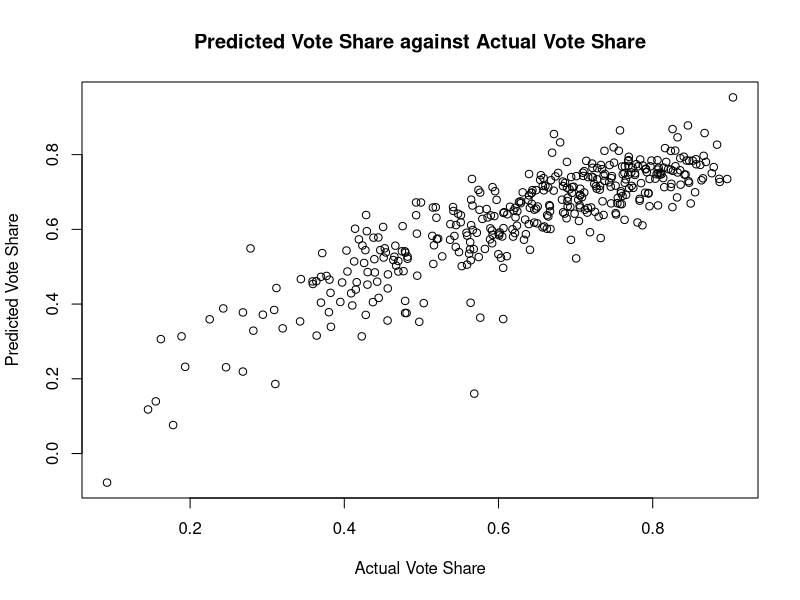
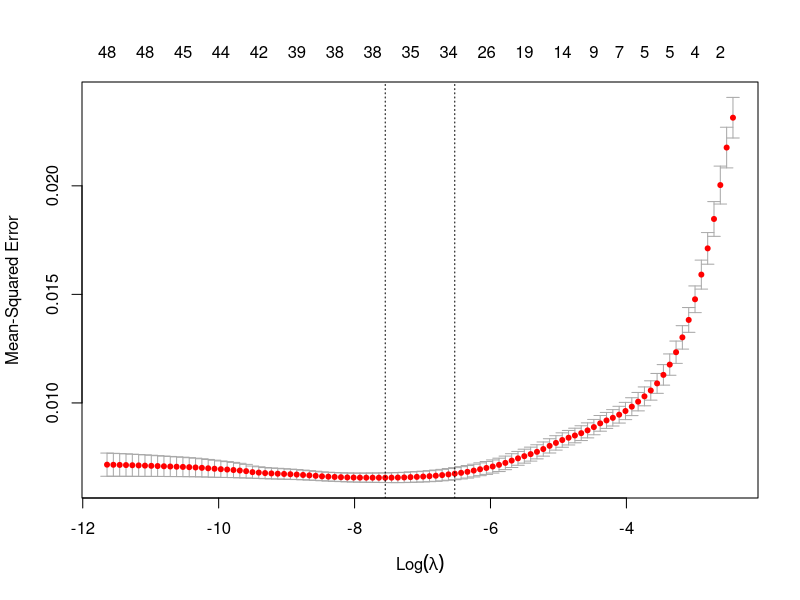

Source code (R) for these figures, in order:
## ----setup, include=FALSE---------------------------------------------------------------------------------------------------------------------------
knitr::opts_chunk$set(echo = TRUE)

rm(list = ls(all.names = TRUE))

## ----1.1--------------------------------------------------------------------------------------------------------------------------------------------

library(matrixStats)
library(ggplot2)
library(glmnet)
library(e1071)

house_votes = read.csv("house_votes.csv")

taxbill_vote = data.frame(tapply(house_votes$outcome, house_votes$democrat, FUN=sum))

colnames(taxbill_vote) = "Votes"
rownames(taxbill_vote) = c("Republican", "Democrat")

num_repub = sum(house_votes$republican)
num_democ = sum(house_votes$democrat)



## ----1.2--------------------------------------------------------------------------------------------------------------------------------------------

repub_house_votes = house_votes[house_votes$republican == 1, ]

set.seed(02139)

training_data_idxs = sort(sample(c(1:203), 160, replace = FALSE)) #finding random sample indices for data set
                               
training_data = repub_house_votes[training_data_idxs,] 
test_data = repub_house_votes[-training_data_idxs,]

predictors = training_data[,c(499:657)]
test_data_p = test_data[,c(499:657)] #same subsetted columns as training data predictors



## ----1.3--------------------------------------------------------------------------------------------------------------------------------------------

combined_matrix = cbind(training_data$outcome, predictors)

ols_model = lm(combined_matrix$`training_data$outcome` ~. , data = combined_matrix)

print(paste("The unadjusted R^2 for the data is 0.894."))



## ----1.4--------------------------------------------------------------------------------------------------------------------------------------------

yhat_ols = predict(ols_model, newdata = test_data_p)
Y_vote_ols = c()
Y_vote_ols[which(yhat_ols >= 0.5)] = 1
Y_vote_ols[which(yhat_ols < 0.5)] = 0

size = length(yhat_ols)

matches_ols = data.frame(Match=integer(size), TruePositive=integer(size), TrueNegative=integer(size), FalsePositive=integer(size), FalseNegative=integer(size)) #creating a data frame to keep track of all of the information


for (idx in 1:size){
  
  if (Y_vote_ols[idx] == test_data$outcome[idx]){ #checking for matches
    matches_ols[idx, "Match"] = 1  
    
    if ((test_data$outcome[idx] == 1) && (Y_vote_ols[idx] == 1)){ #checking for true positive
      matches_ols[idx, "TruePositive"] = 1
    }
    if ((test_data$outcome[idx] == 0) && (Y_vote_ols[idx] == 0)){ #checking for true negative
      matches_ols[idx, "TrueNegative"] = 1
    }
  }
  else{
    matches_ols[idx, "Match"] = 0 # non-matches
    
    if ((test_data$outcome[idx] == 0) && (Y_vote_ols[idx] == 1)){ #checking for false positive
      matches_ols[idx, "FalsePositive"] = 1
      
    }
    if ((test_data$outcome[idx] == 1) && (Y_vote_ols[idx] == 0)){ #checking for false negative
      matches_ols[idx, "FalseNegative"] = 1
      
    }
  }
}

num_correct_pred_ols = sum(matches_ols$Match)
precision = sum(matches_ols$TruePositive)/(sum(matches_ols$TruePositive) + sum(matches_ols$FalsePositive))
recall = sum(matches_ols$TruePositive)/(sum(matches_ols$TruePositive) + sum(matches_ols$FalseNegative))
F1 = 2/((1/precision)+(1/recall))

print(paste("Precision: ", toString(precision)))
print(paste("Recall: ", toString(recall)))
print(paste("F1: ", toString(F1)))



## ----1.5--------------------------------------------------------------------------------------------------------------------------------------------

#implementing support vector machine
svm_model = svm(predictors, training_data$outcome, kernel ="radial")

yhat_svm = predict(svm_model, test_data_p)
Y_vote_svm = c()
Y_vote_svm[which(yhat_svm >= 0.5)] = 1
Y_vote_svm[which(yhat_svm < 0.5)] = 0

size = length(yhat_svm)

matches_svm = data.frame(Match=integer(size), TruePositive=integer(size), TrueNegative=integer(size), FalsePositive=integer(size), FalseNegative=integer(size))


for (idx in 1:size){
  
  if (Y_vote_svm[idx] == test_data$outcome[idx]){
    matches_svm[idx, "Match"] = 1
    
    if ((test_data$outcome[idx] == 1) && (Y_vote_svm[idx] == 1)){
      matches_svm[idx, "TruePositive"] = 1
    }
    if ((test_data$outcome[idx] == 0) && (Y_vote_svm[idx] == 0)){
      matches_svm[idx, "TrueNegative"] = 1
    }
  }
  else{
    matches_svm[idx, "Match"] = 0
    
    if ((test_data$outcome[idx] == 0) && (Y_vote_svm[idx] == 1)){
      matches_svm[idx, "FalsePositive"] = 1
      
    }
    if ((test_data$outcome[idx] == 1) && (Y_vote_svm[idx] == 0)){
      matches_svm[idx, "FalseNegative"] = 1
      
    }
  }
}


## ----1.6--------------------------------------------------------------------------------------------------------------------------------------------
num_correct_pred_svm = sum(matches_svm$Match)
precision = sum(matches_svm$TruePositive)/(sum(matches_svm$TruePositive) + sum(matches_svm$FalsePositive))
recall = sum(matches_svm$TruePositive)/(sum(matches_svm$TruePositive) + sum(matches_svm$FalseNegative))
F1 = 2/((1/precision)+(1/recall))

print(paste("Precision: ", toString(precision)))
print(paste("Recall: ", toString(recall)))
print(paste("F1: ", toString(F1)))



## ----1.7--------------------------------------------------------------------------------------------------------------------------------------------
library(randomForest)
rF_model = randomForest(predictors, training_data$outcome, kernel ="radial")

yhat_rF = predict(rF_model, test_data_p)
Y_vote_rF = c()
Y_vote_rF[which(yhat_rF >= 0.5)] = 1
Y_vote_rF[which(yhat_rF < 0.5)] = 0

size = length(yhat_rF)

matches_rF = data.frame(Match=integer(size), TruePositive=integer(size), TrueNegative=integer(size), FalsePositive=integer(size), FalseNegative=integer(size))


for (idx in 1:size){
  
  if (Y_vote_rF[idx] == test_data$outcome[idx]){
    matches_rF[idx, "Match"] = 1
    
    if ((test_data$outcome[idx] == 1) && (Y_vote_rF[idx] == 1)){
      matches_rF[idx, "TruePositive"] = 1
    }
    if ((test_data$outcome[idx] == 0) && (Y_vote_rF[idx] == 0)){
      matches_rF[idx, "TrueNegative"] = 1
    }
  }
  else{
    matches_rF[idx, "Match"] = 0
    
    if ((test_data$outcome[idx] == 0) && (Y_vote_rF[idx] == 1)){
      matches_rF[idx, "FalsePositive"] = 1
      
    }
    if ((test_data$outcome[idx] == 1) && (Y_vote_rF[idx] == 0)){
      matches_rF[idx, "FalseNegative"] = 1
      
    }
  }
}

num_correct_pred_rF = sum(matches_rF$Match)
precision = sum(matches_rF$TruePositive)/(sum(matches_rF$TruePositive) + sum(matches_rF$FalsePositive))
recall = sum(matches_rF$TruePositive)/(sum(matches_rF$TruePositive) + sum(matches_rF$FalseNegative))
F1 = 2/((1/precision)+(1/recall))

print(paste("Precision: ", toString(precision)))
print(paste("Recall: ", toString(recall)))
print(paste("F1: ", toString(F1)))



## ----2.1--------------------------------------------------------------------------------------------------------------------------------------------

prctrain = read.csv("pres_results_by_county_train.csv")

prctrain_county = prctrain[prctrain$Geographic.Subtype == "County",] #subsetting for just counties

prctrain_county$Trump.Share = prctrain_county$Donald.J..Trump/prctrain_county$Total.Vote #this is is trump share with  the NA values still included

prctrain_county = prctrain_county[!is.na(prctrain_county$Trump.Share),] #removing rows where trump share contains NA value

prctrain_subset = prctrain_county[, c(9:59)] #what we are putting into regression

summary(prctrain_county$Trump.Share)


## ----2.2--------------------------------------------------------------------------------------------------------------------------------------------

mod_lasso = glmnet(y = prctrain_county$Trump.Share, x = data.matrix(prctrain_subset), alpha = 1)



## ----2.3--------------------------------------------------------------------------------------------------------------------------------------------

mse_min = Inf
choice_lamba = NaN

#iterate through lambda values and find minimum mse value
for (lambda in mod_lasso$lambda){

    yhat.lasso = predict(mod_lasso, newx=as.matrix(prctrain_subset), s=lambda) #calculate predicted values

    mse = mean((prctrain_county$Trump.Share-yhat.lasso)^2)

    if (mse < mse_min){ #check to see if current mse is smaller than current min

      mse_min = mse
      choice_lamba = lambda

    }
}

print(paste(toString(choice_lamba), " is the best lambda value with an in-sample MSE value of ", toString(mse_min), "."))


## ----2.4--------------------------------------------------------------------------------------------------------------------------------------------

prctest = read.csv("pres_results_by_county_test.csv")

prctest_county = prctest[prctest$Geographic.Subtype == "County",]

prctest_county$Trump.Share = prctest_county$Donald.J..Trump/prctest_county$Total.Vote #this is is trump share with  the NA values still included

prctest_county = prctest_county[!is.na(prctest_county$Trump.Share),]

prctest_subset = prctest_county[, c(9:59)] #what we are putting into regression

#performing prediction based on parameters chosen before
yhat.lasso = predict(mod_lasso, newx=as.matrix(prctest_subset), s=choice_lamba)

mse = mean((prctest_county$Trump.Share-yhat.lasso)^2)

print(paste("The MSE for the data is", toString(mse), "."))
plot(prctest_county$Trump.Share, yhat.lasso,
     xlab = "Actual Vote Share",
     ylab = "Predicted Vote Share")
title("Predicted Vote Share against Actual Vote Share") #apparently this should have a length of 413 according to Piazza?




## ----2.5--------------------------------------------------------------------------------------------------------------------------------------------

set.seed(02139)

#implementing cross validated lasso regression
mod_lasso_cross = cv.glmnet(y = prctrain_county$Trump.Share, x = data.matrix(prctrain_subset), alpha = 1)

plot(mod_lasso_cross)

#extracting chosen lambda value and its MSE
selected_lambda = mod_lasso_cross$lambda.min
selected_MSE = mod_lasso_cross$cvm[which(mod_lasso_cross$lambda==selected_lambda)]

print(paste("The selected lambda value is", toString(selected_lambda), "with an MSE of", toString(selected_MSE), "."))



## ----2.6--------------------------------------------------------------------------------------------------------------------------------------------

#cross validated model used on test data

yhat.lasso.cross = predict(mod_lasso_cross, newx=as.matrix(prctest_subset), s=selected_lambda)
mse.cross = mean((prctest_county$Trump.Share-yhat.lasso.cross)^2)

print(paste("The MSE for the data is", toString(mse.cross), "."))

print(paste("The MSE from the previous model (", toString(mse),") is greater than the MSE from the cross-validated model(", toString(mse.cross), "), therefore the cross-validated model performed better."), sep="")


## ----2.7--------------------------------------------------------------------------------------------------------------------------------------------

coeff = mod_lasso_cross$nzero[which(mod_lasso_cross$lambda==selected_lambda)]
print(coeff)

